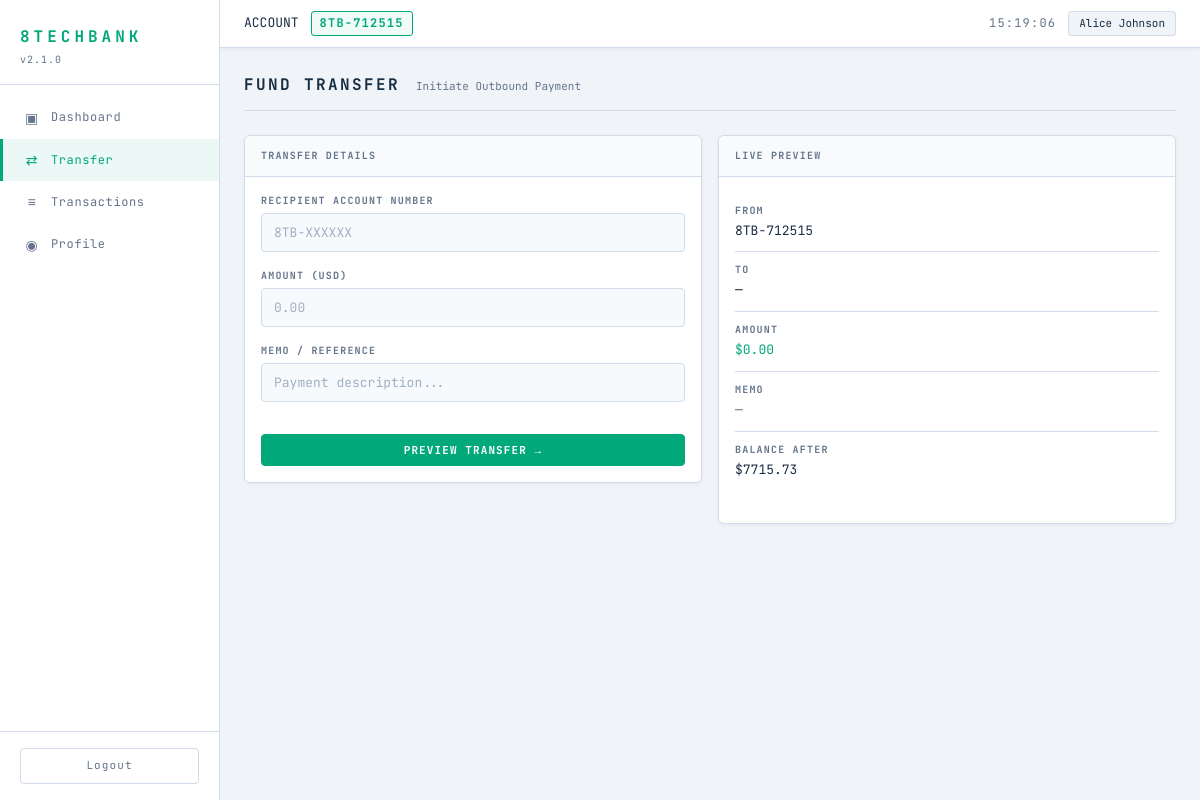
Screenshot of /transfer (signed in) with the database file from the repository.
### tables this page shows
CREATE TABLE users (
    id INTEGER PRIMARY KEY AUTOINCREMENT,
    username TEXT NOT NULL UNIQUE,
    email TEXT NOT NULL UNIQUE,
    password TEXT NOT NULL,
    display_name TEXT NOT NULL,
    account_number TEXT NOT NULL UNIQUE,
    balance REAL NOT NULL DEFAULT 1000.00,
    role TEXT NOT NULL DEFAULT 'user',
    created_at TIMESTAMP DEFAULT CURRENT_TIMESTAMP
);

### routes/transfer.py (the view, shortened to what this page needs)
@transfer_bp.route('/transfer', methods=['GET', 'POST'])
def transfer():
    if 'user_id' not in session:
        return redirect(url_for('auth.login'))
    error = None
    success = None
    confirm = False
    form_data = {}
    user_id = session['user_id']
    user = raw_query("SELECT * FROM users WHERE id=" + str(user_id), fetchone=True)
    return render_template('transfer.html', user=user, error=error, success=success,
                           confirm=confirm, form_data=form_data)

### database.py (called while the page is built)
def get_db():
    conn = sqlite3.connect(DATABASE_PATH)
    conn.row_factory = sqlite3.Row
    return conn

def raw_query(sql, fetchone=False):
    conn = get_db()
    try:
        if isinstance(sql, (list, tuple)) and len(sql) == 2:
            sql_text, params = sql
            cur = conn.execute(sql_text, params)
        else:
            cur = conn.execute(sql)
        conn.commit()
        if fetchone:
            return cur.fetchone()
        return cur.fetchall()
    finally:
        conn.close()

### templates/transfer.html (shortened to what this page needs)
{% extends "base.html" %}
{% block content %}
<div class="page-header">
    <h2 class="page-title">FUND TRANSFER</h2>
    <span class="page-subtitle">Initiate Outbound Payment</span>
</div>
{% if confirm and recipient %}
<div class="card confirm-card">
    <div class="card-header">
        <span class="micro-label">CONFIRM TRANSFER</span>
    </div>
    <div class="confirm-details">
        <div class="confirm-row">
            <span class="micro-label">FROM</span>
            <span class="mono">{{ user.account_number }} — {{ user.display_name }}</span>
        </div>
        <div class="confirm-row">
            <span class="micro-label">TO</span>
            <span class="mono">{{ recipient.account_number }} — {{ recipient.display_name }}</span>
        </div>
        <div class="confirm-row">
            <span class="micro-label">AMOUNT</span>
            <span class="accent mono">${{ "%.2f"|format(form_data.amount|float) }}</span>
        </div>
        <div class="confirm-row">
            <span class="micro-label">MEMO</span>
            <span>{{ form_data.memo or '—' }}</span>
        </div>
    </div>
    <form method="POST" action="{{ url_for('transfer.transfer') }}">
        <input type="hidden" name="recipient_account" value="{{ form_data.recipient_account }}">
        <input type="hidden" name="amount" value="{{ form_data.amount }}">
        <input type="hidden" name="memo" value="{{ form_data.memo }}">
        <input type="hidden" name="sender_id" value="{{ user.id }}">
        <input type="hidden" name="action" value="confirm">
        <div class="btn-row">
            <a href="{{ url_for('transfer.transfer') }}" class="btn btn-ghost">CANCEL</a>
            <button type="submit" class="btn btn-danger">CONFIRM TRANSFER</button>
        </div>
    </form>
</div>
{% else %}
<div class="transfer-layout">
    <div class="transfer-form-col">
        <div class="card">
            <div class="card-header">
                <span class="micro-label">TRANSFER DETAILS</span>
            </div>
            <form method="POST" action="{{ url_for('transfer.transfer') }}" id="transferForm">
                <div class="form-group">
                    <label class="micro-label">RECIPIENT ACCOUNT NUMBER</label>
                    <input type="text" name="recipient_account" class="form-input" placeholder="8TB-XXXXXX"
                           value="{{ form_data.recipient_account or '' }}" id="recipientInput" autocomplete="off">
                </div>
                <div class="form-group">
                    <label class="micro-label">AMOUNT (USD)</label>
                    <input type="number" name="amount" class="form-input" placeholder="0.00"
                           step="0.01" min="0.01" value="{{ form_data.amount or '' }}" id="amountInput">
                </div>
                <div class="form-group">
                    <label class="micro-label">MEMO / REFERENCE</label>
                    <input type="text" name="memo" class="form-input" placeholder="Payment description..."
                           value="{{ form_data.memo or '' }}" id="memoInput">
                </div>
                <button type="submit" class="btn btn-primary btn-full">PREVIEW TRANSFER →</button>
            </form>
        </div>
    </div>
    <div class="transfer-preview-col">
        <div class="card preview-card">
            <div class="card-header">
                <span class="micro-label">LIVE PREVIEW</span>
            </div>
            <div class="preview-body">
                <div class="preview-row">
                    <span class="micro-label">FROM</span>
                    <span class="mono">{{ user.account_number }}</span>
                </div>
                <div class="preview-row">
                    <span class="micro-label">TO</span>
                    <span class="mono" id="previewRecipient">—</span>
                </div>
                <div class="preview-row">
                    <span class="micro-label">AMOUNT</span>
                    <span class="accent mono" id="previewAmount">$0.00</span>
                </div>
                <div class="preview-row">
                    <span class="micro-label">MEMO</span>
                    <span id="previewMemo" class="muted">—</span>
                </div>
                <div class="preview-row">
                    <span class="micro-label">BALANCE AFTER</span>
                    <span class="mono" id="previewBalance">${{ "%.2f"|format(user.balance) }}</span>
                </div>
            </div>
        </div>
    </div>
</div>
{% endif %}
{% endblock %}

### templates/base.html (shortened to what this page needs)
<!DOCTYPE html>
<html lang="en">
<head>
    <link rel="stylesheet" href="{{ url_for('static', filename='style.css') }}">
</head>
<body>
    <div class="layout">
        <aside class="sidebar">
            <div class="sidebar-header">
                <h1 class="logo">8TECHBANK</h1>
                <div class="version">v2.1.0</div>
            </div>
            <nav class="sidebar-nav">
                <a href="{{ url_for('dashboard.dashboard') }}" class="nav-item {% if request.endpoint == 'dashboard.dashboard' %}active{% endif %}">
                    <span class="nav-icon">▣</span>
                    <span>Dashboard</span>
                </a>
                <a href="{{ url_for('transfer.transfer') }}" class="nav-item {% if request.endpoint == 'transfer.transfer' %}active{% endif %}">
                    <span class="nav-icon">⇄</span>
                    <span>Transfer</span>
                </a>
                <a href="{{ url_for('transactions.transactions') }}" class="nav-item {% if request.endpoint == 'transactions.transactions' %}active{% endif %}">
                    <span class="nav-icon">≡</span>
                    <span>Transactions</span>
                </a>
                <a href="{{ url_for('profile.profile') }}" class="nav-item {% if request.endpoint == 'profile.profile' %}active{% endif %}">
                    <span class="nav-icon">◉</span>
                    <span>Profile</span>
                </a>
            </nav>
            <div class="sidebar-footer">
                <a href="{{ url_for('auth.logout') }}" class="logout-btn">Logout</a>
            </div>
        </aside>
        <main class="main-content">
            <header class="topbar">
                <div class="topbar-left">
                    <span class="label">ACCOUNT</span>
                    <span class="account-badge">{{ session.account_number }}</span>
                </div>
                <div class="topbar-right">
                    <div class="clock" id="liveClock">--:--:--</div>
                    <div class="user-pill">{{ session.display_name }}</div>
                </div>
            </header>
            <div class="content">
                {% block content %}{% endblock %}
            </div>
        </main>
    </div>
</body>
</html>

### rows the page displays
users: account_number "8TB-712515", display_name "Alice Johnson", balance "7715.73"
